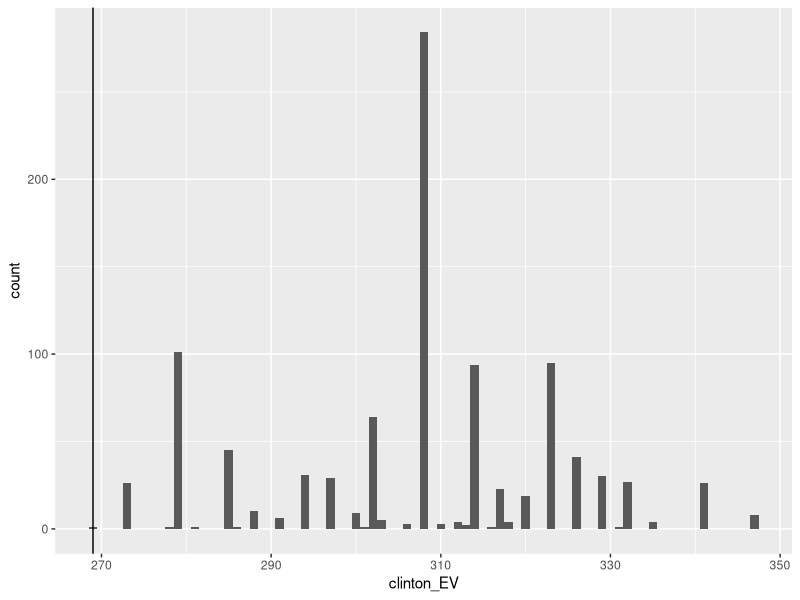
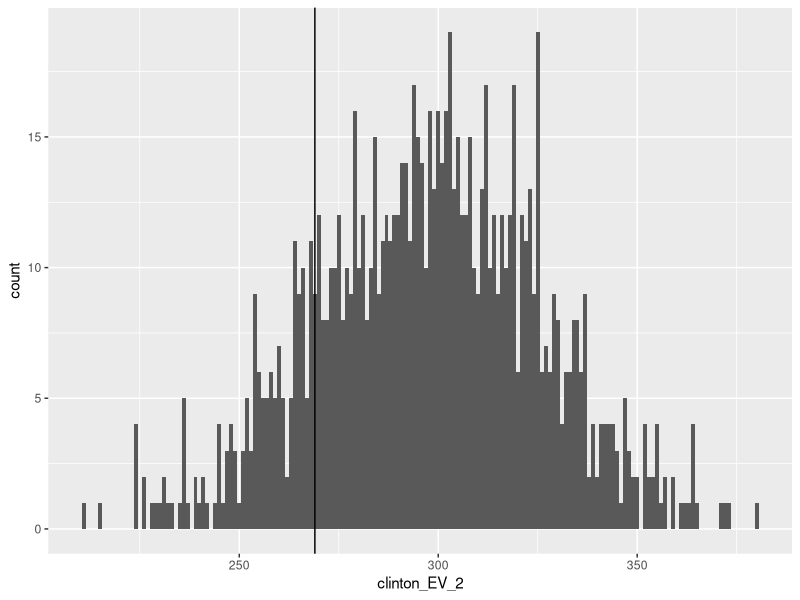
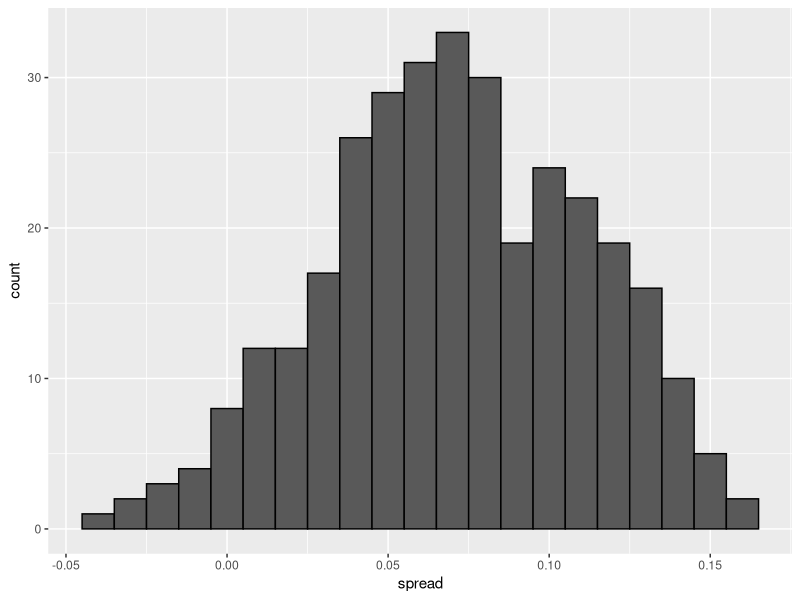
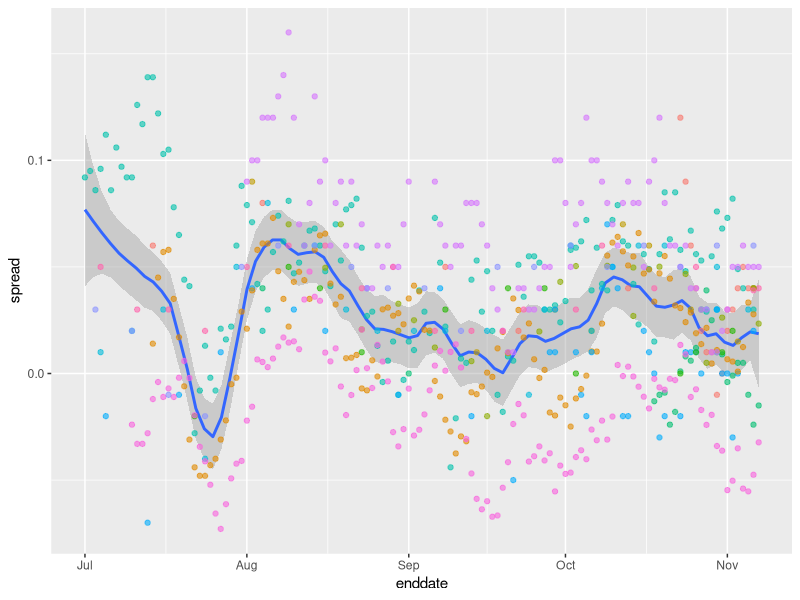
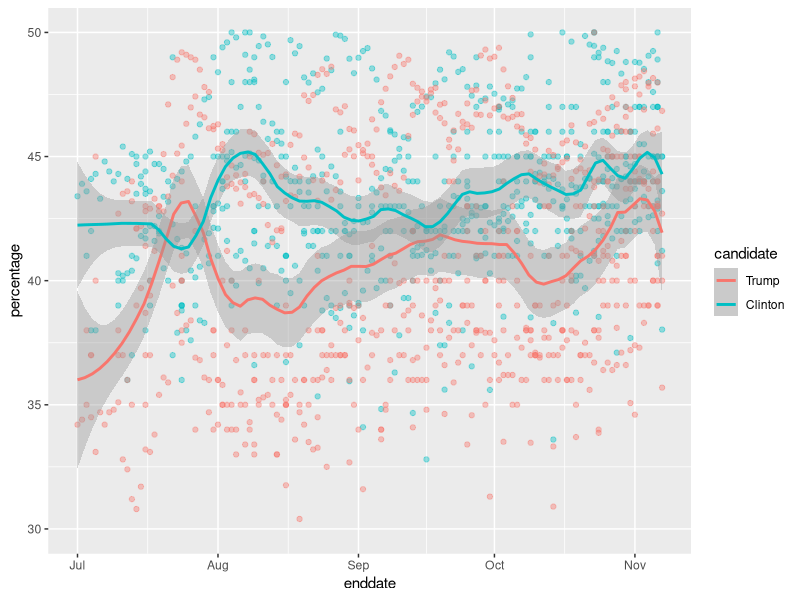

The R script that drew these images, in order:
library(tidyverse)
library(dslabs)
polls <- polls_us_election_2016 %>%
  filter(state == "U.S." & enddate >= "2016-10-31" &
           (grade %in% c("A+", "A", "A-", "B+") | is.na(grade))) %>%
  mutate(spread = rawpoll_clinton/100 - rawpoll_trump/100)

one_poll_per_pollster <- polls %>% group_by(pollster) %>%
  filter(enddate == max(enddate)) %>%
  ungroup()

results <- one_poll_per_pollster %>%
  summarize(avg = mean(spread), se = sd(spread)/sqrt(length(spread))) %>%
  mutate(start = avg - 1.96*se, end = avg + 1.96*se)

#Si queremos pronosticar los resultados de una eleccion usando los datos anteriores con estadistica bayesiana, lo hacemos asi
mu <- 0
tau <- 0.035
sigma <- results$se
Y <- results$avg
#Mu y Tau son el promedio y la sd de los datos antes de tener cualquier observacion (antes de tener encuestas de este ano)
B <- sigma^2 / (sigma^2 + tau^2)
posterior_mean <- B*mu + (1-B)*Y
posterior_se <- sqrt(1 / (1/sigma^2 + 1/tau^2))

posterior_mean
posterior_se

# 95% credible interval
posterior_mean + c(-1.96, 1.96)*posterior_se

# probability of d > 0 aka probabilidad de que ganara Hillary
1 - pnorm(0, posterior_mean, posterior_se)
#El resultado es de 99.99%, demasiado alto. Aqui habria que entender como juegan los sesgos de cada encuestadora y el sesgo general de la eleccion.

#Si tomamos seis encuestas de una misma casa encuestadora, podemos representar sus spreads de la siguiente forma:
#X_j = d + epsilon_j
J <- 6
N <- 2000
d <- .021
p <- (d+1)/2
X <- d + rnorm(J, 0, 2*sqrt(p*(1-p)/N))

#Podemos hacer lo mismo con cinco encuestadoras y 6 encuestas cada una.
#X_i,j = d + epsilon_i,j
I <- 5
J <- 6
N <- 2000
d <- .021
p <- (d+1)/2
X <- sapply(1:I, function(i){
  d + rnorm(J, 0, 2*sqrt(p*(1-p)/N))
})

#En el codigo anterior no se nota ningun tipo de efecto por diferencias en casa encuestadora, asi que para medirlo anadimos un termino h.
#X_i,j = d + h_i + epsilon_i,j
I <- 5
J <- 6
N <- 2000
d <- .021
p <- (d+1)/2
h <- rnorm(I, 0, 0.025)    # assume standard error of pollster-to-pollster variability is 0.025
X <- sapply(1:I, function(i){
  d + rnorm(J, 0, 2*sqrt(p*(1-p)/N))
})
#Cada encuestadora tiene su propia h. Es decir, su propio efecto diferente.

#Seguimos sin incluir el hecho de que en cada eleccion hay un sesgo general hacia uno de los lados. Podemos anadirlo con el termino b.
#X_i,j = d + b + h_i + epsilon_i,j
mu <- 0
tau <- 0.035
#La b es un aumento en la variabilidad de X que afecta a todas las encuestas y a todas las casas encuestadoras.
#Por eso la podemos incluir directamente en la sigma de X, como hacemos aqui con el termino .025^2.
sigma <- sqrt(results$se^2 + .025^2)
Y <- results$avg
B <- sigma^2 / (sigma^2 + tau^2)

posterior_mean <- B*mu + (1-B)*Y
posterior_se <- sqrt(1 / (1/sigma^2 + 1/tau^2))

1 - pnorm(0, posterior_mean, posterior_se)

#Hasta ahora vimos como predecir el voto total en una eleccion, pero no sirve eso para EUA por el colegio electoral.
library(tidyverse)
library(dslabs)
data("polls_us_election_2016")
head(results_us_election_2016)
results_us_election_2016 %>% arrange(desc(electoral_votes)) %>% top_n(5, electoral_votes)

#Lo primero que hacemos es filtrar las encuestas de la ultima semana antes de la eleccion que no sean a nivel federal y sean de buena calidad.
#Agrupamos por Estado y creamos las variables que queremos.
results <- polls_us_election_2016 %>%
  filter(state != "U.S." &
           !grepl("CD", state) &
           enddate >= "2016-10-31" &
           (grade %in% c("A+", "A", "A-", "B+") | is.na(grade))) %>%
  mutate(spread = rawpoll_clinton/100 - rawpoll_trump/100) %>%
  group_by(state) %>%
  summarize(avg = mean(spread), sd = sd(spread), n = n()) %>%
  mutate(state = as.character(state))

# 10 closest races = battleground states
results %>% arrange(abs(avg))

# joining electoral college votes and results
#left_join() te permite pegar una base de datos con otra siguiendo un criterio.
results <- left_join(results, results_us_election_2016, by="state")

# states with no polls: note Rhode Island and District of Columbia = Democrat
results_us_election_2016 %>% filter(!state %in% results$state)

# assigns sd to states with just one poll as median of other sd values
results <- results %>%
  mutate(sd = ifelse(is.na(sd), median(results$sd, na.rm = TRUE), sd))

#Corremos una Monte Carlo para cada Estado, asumiendo que no sabemos nada de su resultado (mu = 0) y que los resultados en cada estado cambian poco de un ano a otro (tau = 0.02).
#Asi se ve una eleccion:
mu <- 0
tau <- 0.02
results %>% mutate(sigma = sd/sqrt(n),
                   B = sigma^2/ (sigma^2 + tau^2),
                   posterior_mean = B*mu + (1-B)*avg,
                   posterior_se = sqrt( 1 / (1/sigma^2 + 1/tau^2))) %>%
  arrange(abs(posterior_mean))

#Ahora asi se ven mil:
mu <- 0
tau <- 0.02
clinton_EV <- replicate(1000, {
  results %>% mutate(sigma = sd/sqrt(n),
                     B = sigma^2/ (sigma^2 + tau^2),
                     posterior_mean = B*mu + (1-B)*avg,
                     posterior_se = sqrt( 1 / (1/sigma^2 + 1/tau^2)),
                     simulated_result = rnorm(length(posterior_mean), posterior_mean, posterior_se),
                     clinton = ifelse(simulated_result > 0, electoral_votes, 0)) %>%    # award votes if Clinton wins state
    summarize(clinton = sum(clinton)) %>%    # total votes for Clinton
    .$clinton + 7    # 7 votes for Rhode Island and DC
})
#Como DC y RI no tienen encuestas, se tienen que agregar esos 7 votos a Clinton, que seguro los gana.
#Lo que esto hace es predecir cuantas veces los votos de clinton superaron 269.
mean(clinton_EV > 269)    # over 269 votes wins election

# histogram of outcomes
data.frame(clinton_EV) %>%
  ggplot(aes(clinton_EV)) +
  geom_histogram(binwidth = 1) +
  geom_vline(xintercept = 269)

#Pero el modelo presentado no tomo en cuenta el sesgo general de la eleccion
#Aqui hacemos lo mismo, pero incluyendo un sesgo de 0.03, pues en los estados tiende a ser mayor que a nivel federal
mu <- 0
tau <- 0.02
bias_sd <- 0.03
clinton_EV_2 <- replicate(1000, {
  results %>% mutate(sigma = sqrt(sd^2/(n) + bias_sd^2),    # added bias_sd term
                     B = sigma^2/ (sigma^2 + tau^2),
                     posterior_mean = B*mu + (1-B)*avg,
                     posterior_se = sqrt( 1 / (1/sigma^2 + 1/tau^2)),
                     simulated_result = rnorm(length(posterior_mean), posterior_mean, posterior_se),
                     clinton = ifelse(simulated_result > 0, electoral_votes, 0)) %>%    # award votes if Clinton wins state
    summarize(clinton = sum(clinton)) %>%    # total votes for Clinton
    .$clinton + 7    # 7 votes for Rhode Island and DC
})
mean(clinton_EV_2 > 269)    # over 269 votes wins election

# histogram of outcomes
data.frame(clinton_EV_2) %>%
  ggplot(aes(clinton_EV_2)) +
  geom_histogram(binwidth = 1) +
  geom_vline(xintercept = 269)


#Tenemos que pensar tambien como cambian las predicciones a lo largo del tiempo de campana.
#Para evitar sesgos de la encuestadora, tomemos una sola.
# select all national polls by one pollster
one_pollster <- polls_us_election_2016 %>%
  filter(pollster == "Ipsos" & state == "U.S.") %>%
  mutate(spread = rawpoll_clinton/100 - rawpoll_trump/100)

# the observed standard error is higher than theory predicts
se <- one_pollster %>%
  summarize(empirical = sd(spread),
            theoretical = 2*sqrt(mean(spread)*(1-mean(spread))/min(samplesize)))
se

# the distribution of the data is not normal
one_pollster %>% ggplot(aes(spread)) +
  geom_histogram(binwidth = 0.01, color = "black")

#Pasa que algunos eventos elevan o reducen el furor por un candidato, por lo que el error puede llegar a ser bastante grande.
polls_us_election_2016 %>%
  filter(state == "U.S." & enddate >= "2016-07-01") %>%
  group_by(pollster) %>%
  filter(n() >= 10) %>%
  ungroup() %>%
  mutate(spread = rawpoll_clinton/100 - rawpoll_trump/100) %>%
  ggplot(aes(enddate, spread)) +
  geom_smooth(method = "loess", span = 0.1) +
  geom_point(aes(color = pollster), show.legend = FALSE, alpha = 0.6)

#Para atender la variabilidad en el tiempo podriamos agregar un termino b_t, como el que usamos para el sesgo general, cuya varianza disminuya conforme se acerca la eleccion.
#Tambien podemos anadir una f(t) que se refiere a las tendencias. De hecho, esta grafica muestra las tendencias a favor de cada candidato, en lugar del spread entre ellos.
polls_us_election_2016 %>%
  filter(state == "U.S." & enddate >= "2016-07-01") %>%
  select(enddate, pollster, rawpoll_clinton, rawpoll_trump) %>%
  rename(Clinton = rawpoll_clinton, Trump = rawpoll_trump) %>%
  gather(candidate, percentage, -enddate, -pollster) %>%
  mutate(candidate = factor(candidate, levels = c("Trump", "Clinton"))) %>%
  group_by(pollster) %>%
  filter(n() >= 10) %>%
  ungroup() %>%
  ggplot(aes(enddate, percentage, color = candidate)) +
  geom_point(show.legend = FALSE, alpha = 0.4) +
  geom_smooth(method = "loess", span = 0.15) +
  scale_y_continuous(limits = c(30, 50))


#Distribucion t en lugar de distribucion normal para usarse en casos con pocas observaciones pero que estamos seguros de que la distribucion es normal en la poblacion.
z <- qt(0.975, nrow(one_poll_per_pollster) - 1)
one_poll_per_pollster %>%
  summarize(avg = mean(spread), moe = z*sd(spread)/sqrt(length(spread))) %>%
  mutate(start = avg - moe, end = avg + moe)

# quantile from t-distribution versus normal distribution
qt(0.975, 14)    # 14 = nrow(one_poll_per_pollster) - 1
qnorm(0.975)
